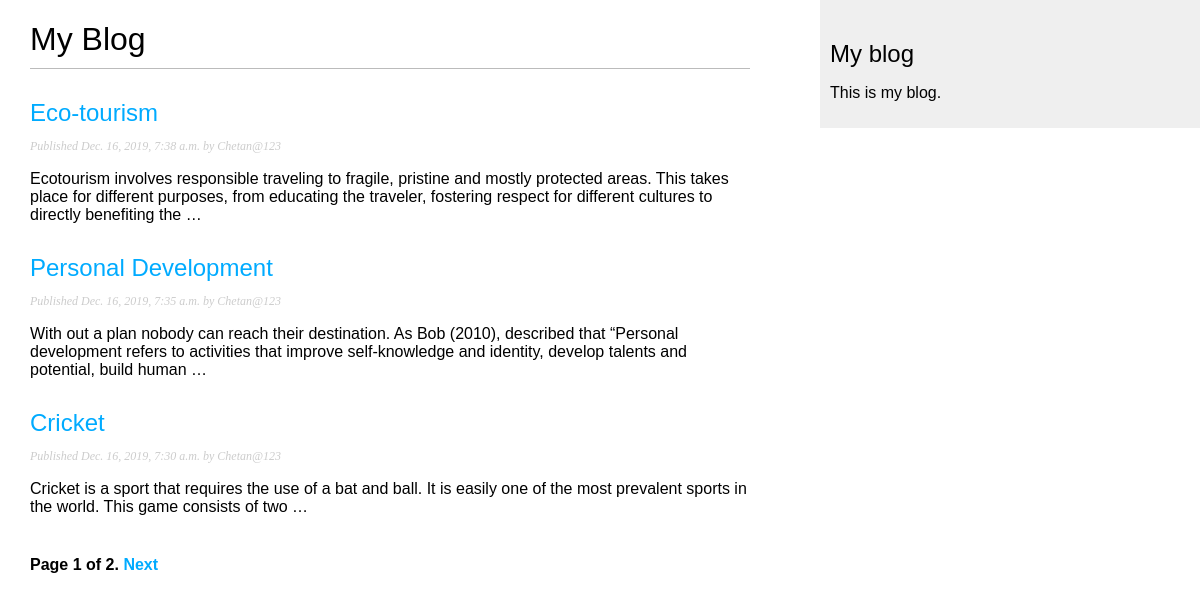
Screenshot of /blog/ with the database file from the repository.
### blog/models.py (models this page shows, shortened)
class Post(models.Model):
    STATUS_CHOICES = (
    ('draft', 'Draft'),
    ('published', 'Published'),
    )
    title = models.CharField(max_length=250)
    slug = models.SlugField(max_length=250,
        unique_for_date='publish')
    author = models.ForeignKey(User,
        on_delete=models.CASCADE,
        related_name='blog_posts')
    body = models.TextField()
    publish = models.DateTimeField(default=timezone.now)
    created = models.DateTimeField(auto_now_add=True)
    updated = models.DateTimeField(auto_now=True)
    status = models.CharField(max_length=10,
        choices=STATUS_CHOICES,
        default='draft')
    objects = models.Manager() # The default manager.
    published = PublishedManager() # Our custom manager.
    class Meta:
        ordering = ('-publish',)
    def get_absolute_url(self):
        return reverse('blog:post_detail',
            args=[self.publish.year,
            self.publish.month,
            self.publish.day,
            self.slug])

### blog/views.py (the view)
# urls.py: path('', views.PostListView.as_view(), name='post_list'),
class PostListView(ListView):
    queryset = Post.published.all()
    context_object_name = 'posts'
    paginate_by = 3
    template_name = 'blog/post/list.html'

### blog/templates/blog/post/list.html (shortened to what this page needs)
{% extends "blog/base.html" %}
{% block content %}
<h1>My Blog</h1>
{% for post in posts %}
<h2>
<a href="{{ post.get_absolute_url }}">
{{ post.title }}
</a>
</h2>
<p class="date">
Published {{ post.publish }} by {{ post.author }}
</p>
{{ post.body|truncatewords:30|linebreaks }}
{% endfor %}
{% include "pagination.html" with page=page_obj %}
{% endblock %}

### blog/templates/blog/base.html (shortened to what this page needs)
{% load static %}
<!DOCTYPE html>
<html>
<head>
<link href="{% static "css/blog.css" %}" rel="stylesheet">
</head>
<body>
<div id="content">
{% block content %}
{% endblock %}
</div>
<div id="sidebar">
<h2>My blog</h2>
<p>This is my blog.</p>
</div>
</body>
</html>

### blog/templates/pagination.html (shortened to what this page needs)
<div class="pagination">
    <span class="step-links">
    <span class="current">
    Page {{ page.number }} of {{ page.paginator.num_pages }}.
    </span>
    {% if page.has_next %}
    <a href="?page={{ page.next_page_number }}">Next</a>
    {% endif %}
    </span>
    </div>

### blog/static/css/blog.css (style rules this page uses)
body { margin:0; padding:0; font-family:helvetica, sans-serif; }
a { color:#00abff; text-decoration:none; }
h1 { font-weight:normal; border-bottom:1px solid #bbb; padding:0 0 10px 0; }
h2 { font-weight:normal; margin:30px 0 0; }
#content { float:left; width:60%; padding:0 0 0 30px; }
#sidebar { float:right; width:30%; padding:10px; background:#efefef; height:100%; }
p.date { color:#ccc; font-family: georgia, serif; font-size: 12px; font-style: italic; }
.pagination { margin:40px 0; font-weight:bold; }

### rows the page displays
Post: title "Eco-tourism", publish "Dec. 16, 2019, 7:38 a.m.", author "Chetan@123", body "Ecotourism involves responsible traveling to fragile, pristine and mostly protected areas. This takes place for different purposes, from educating the traveler, fostering respect for different cultures to directly benefiting the …"
Post: title "Personal Development", publish "Dec. 16, 2019, 7:35 a.m.", author "Chetan@123", body "With out a plan nobody can reach their destination. As Bob (2010), described that “Personal development refers to activities that improve self-knowledge and identity, develop talents and potential, build human …"
Post: title "Cricket", publish "Dec. 16, 2019, 7:30 a.m.", author "Chetan@123", body "Cricket is a sport that requires the use of a bat and ball. It is easily one of the most prevalent sports in the world. This game consists of two …"

### other values shown
{{ page.number }} "1"
{{ page.paginator.num_pages }} "2"
